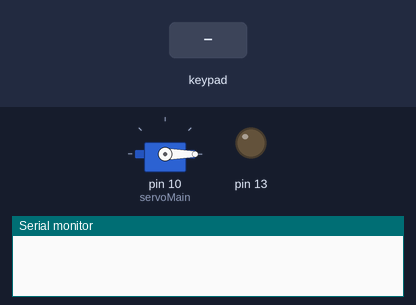
The sketch below on a simulated Arduino Uno, built with avr-gcc and run on an emulated ATmega328P. Shown: servo, output pins drawn as LEDs (lit = HIGH), the last lines printed to the serial monitor. Dashed ring = blinking. Inputs (shaded band) come from the test bench.

Above: at 1.2 s.
1.3 s: key 'A' pressed
At 1.7 s:
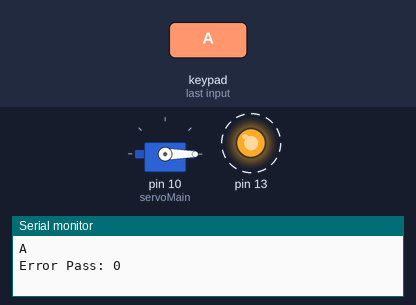
4.3 s: keypad keys 1 2 3 4 A pressed 0.4 s apart
At 7.4 s:
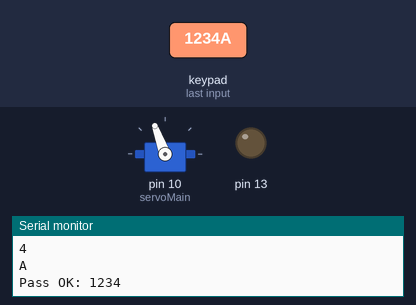
8.5 s: key '*' pressed
At 8.9 s:
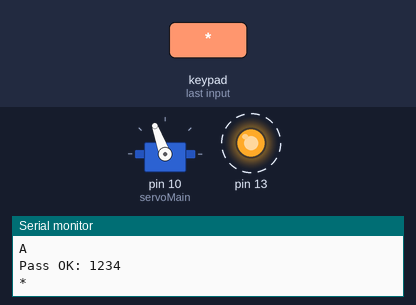
Timing chart, 0 to 12.0 s (numbered marks = the images above; inputs shaded):
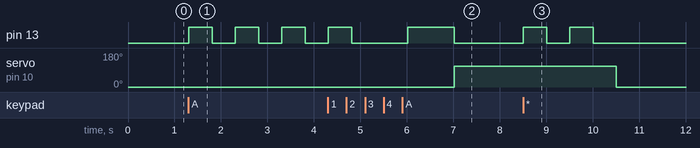

Measured:
- after the input at 1.3 s, pin 13: alternates HIGH for 0.50 s and LOW for 0.50 s, starting at once
- after the input at 4.3 s, servo on pin 10 (servoMain): 0° → 110° after 2.7 s
- after the input at 8.5 s, pin 13: alternates HIGH for 0.50 s and LOW for 0.50 s, 4 changes in all, then stays LOW, starting at once; servo on pin 10 (servoMain): 110° → 0° after 2.0 s

The sketch:

KeyLock.ino
```cpp
#include "Keypad.h"
#include "Servo.h"

#define KeysSize 4

int PASS = 1234;

Servo servoMain;     // Обьект Servo

const byte ROWS = 4; //кол-во строк
const byte COLS = 4; //кол-во столбов

char Keys[ROWS][COLS] = {
    {'A','#','0','*'},
    {'B','3','2','1'},
    {'C','6','5','4'},
    {'D','9','8','7'}
};
byte rowPins[ROWS] = {9,8,7,6}; //строки ввода
byte colPins[COLS] = {5,4,3,2}; //столбцы вывода

Keypad customKeypad = Keypad( makeKeymap(Keys), rowPins, colPins, ROWS, COLS);

unsigned char row_counter=0;	   //количество нажатых клавиш
unsigned char BufKey[KeysSize]={}; //массив, который содержит нажатые клавиши
unsigned long int BufPass=0;       //переменная для ковертации в нее char масива(Buf[KeysSize])

void setup(){
    pinMode(13, OUTPUT);
    servoMain.attach(10);           // 10 пин - серва
    servoMain.write(0);             // положение сервы при включении
    Serial.begin(9600);
    customKeypad.addEventListener(ChengPass);
}

void loop(){
    char customKey = customKeypad.getKey();

    if (customKey)
        Serial.println(customKey);  //вывод нажых кнопок

    if ((is_digit(customKey)==1)&&(row_counter<KeysSize)) { //Нажата цифра и не достигнут лимит в KeysSize
        BufKey[row_counter]=customKey;                      //Добавить в row и увеличить row_counter
        row_counter++;
    }

    if (customKey == 'B')                   //Если нажата 'B' очищаем BufKey
        row_counter=0;

    if ((customKey == 'D')&&(row_counter>0))
        row_counter--;                      //Если нажата 'D' удалить последнюю цифру

    if (customKey == '*')                   //Если нажата '*' запираем замок
        Lock();

    if (customKey == 'A') {	            //Если нажата 'A' тогда сверяем BufPass и код доступа замка
        get_BufPass();
            if (BufPass==PASS) {
                UnLock ();                  //отпираем замок
                row_counter=0;              //очищаем BufKey
            }
                else {
                    Serial.print("Error Pass: ");
                    Serial.println(BufPass);
                    for (int i=0; i<4; i++){
                        digitalWrite(13, HIGH);
                        delay(500);
                        digitalWrite(13, LOW);
                        delay(500);
                    }
                    row_counter=0;          //очищаем BufKey
                }
     }
}

//Конвертирует "BufKey" в int значение BufPass
void get_BufPass(void) {
    unsigned char i;
    BufPass=0;
    for (i=0; i<row_counter; i++) {
        BufPass=BufPass*10;
	BufPass=BufPass+BufKey[i]-0x30;
   }
}

//Проверка, является ли х цифрой, если да результат =1, иначе результат =0
unsigned char is_digit (unsigned char x) {
    if ((x>='0')&&(x<='9')) return 1;
    else return 0;
}

void UnLock(void) {
    Serial.print("Pass OK: ");
    Serial.println(BufPass);
    digitalWrite(13, HIGH);
    delay(1000);
    digitalWrite(13, LOW);
    servoMain.write(110);               // Повернуть серво на 0 градусов
}

void Lock(void) {
    for (int i=0; i<2; i++){            // мигать 2 раза
        digitalWrite(13, HIGH);
        delay(500);
        digitalWrite(13, LOW);
        delay(500);
     }
     servoMain.write(0);                 // Повернуть серво на 0 градусов
}

// Замена стандартного пароля
void ChengPass(KeypadEvent Key){
    int time = 0;                       // Счетчик времени нажатия кнопки
    servoMain.read();
    int val = servoMain.read();         // положение сервы
    switch (customKeypad.getState()){

    case HOLD:
        if ((Key == 'C')&&(val == 110)){     //если нажата копка 'C' и замок открыт
            for(int i=0; i<40; i++ ) {       //запустить цикл времени нажатия кнопки - 4 сек
                time++;
                delay(100);
            }
         }
        if ((Key == 'C')&&(time>=40)&&(val == 110)) {  //если копка 'C' нажата более 4 сек и замок открыт
            for (int i=0; i<6; i++){                   // мигать 6 раз
                digitalWrite(13, HIGH);
                delay(500);
                digitalWrite(13, LOW);
                delay(500);
            }
            time = 0;
            row_counter=0;
            Serial.println("Enter new PASS: ");
            break;
        }
            if ((row_counter == KeysSize)&&(Key == '#')) { //если нажата копка '#' и длина пароля равна 4
                get_BufPass();
                PASS = BufPass;                            //меняем пароль
                row_counter=0;                             // сбрасываем счетчики
                time = 0;                                  //
                Serial.println("New PASS: ");
                Serial.println(BufPass);
                    for (int i=0; i<3; i++){               // мигать 3 раза
                        digitalWrite(13, HIGH);
                        delay(500);
                        digitalWrite(13, LOW);
                        delay(500);
                    }
            }
    }
}
```
